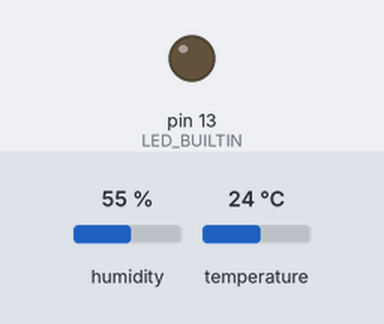
The sketch below on a simulated Arduino Uno, built with avr-gcc and run on an emulated ATmega328P. Parts: output pins drawn as LEDs (lit = HIGH). The inputs (shaded band) are chosen by the test bench; at power-on: humidity 55 %, temperature 24 °C. What the sketch prints to the serial monitor is not drawn.

Above: at 2.5 s.
At 5.1 s:
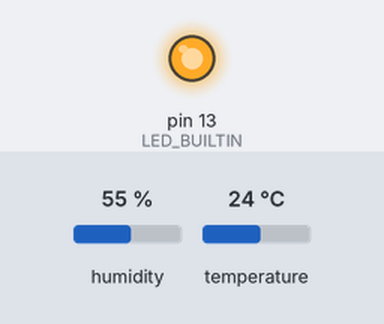
Timing chart, 0 to 6.8 s (numbered marks = the images above):
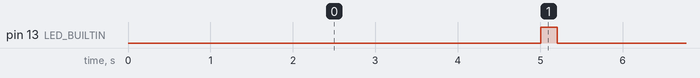

Measured:
- by itself, pin 13 (LED_BUILTIN): alternates HIGH for 0.20 s and LOW for 5.0 s

The sketch:

belajar_suhu.ino
```cpp
#include "DHT.h"

#define DHTPIN 2        // Pin data DHT22 terhubung ke pin 2
#define DHTTYPE DHT22   // Tipe sensor DHT22

DHT dht(DHTPIN, DHTTYPE);

void setup() {
  Serial.begin(9600);
  Serial.println("DHT22 sensor mulai...");
  dht.begin();
  pinMode(LED_BUILTIN, OUTPUT);
}

void loop() {
  delay(5000); // Tunggu 2 detik antar pembacaan

  float humid = dht.readHumidity();
  float temp = dht.readTemperature(); // Celsius

  if (isnan(humid) || isnan(temp)) {
    Serial.println("Gagal membaca dari sensor DHT22");
    return;
  }

  digitalWrite(LED_BUILTIN, HIGH);
  delay(200);
  digitalWrite(LED_BUILTIN, LOW);

  Serial.println("Humidity: " + String(humid) + "% , Temp: " + String(temp) + "°C");

}
```
